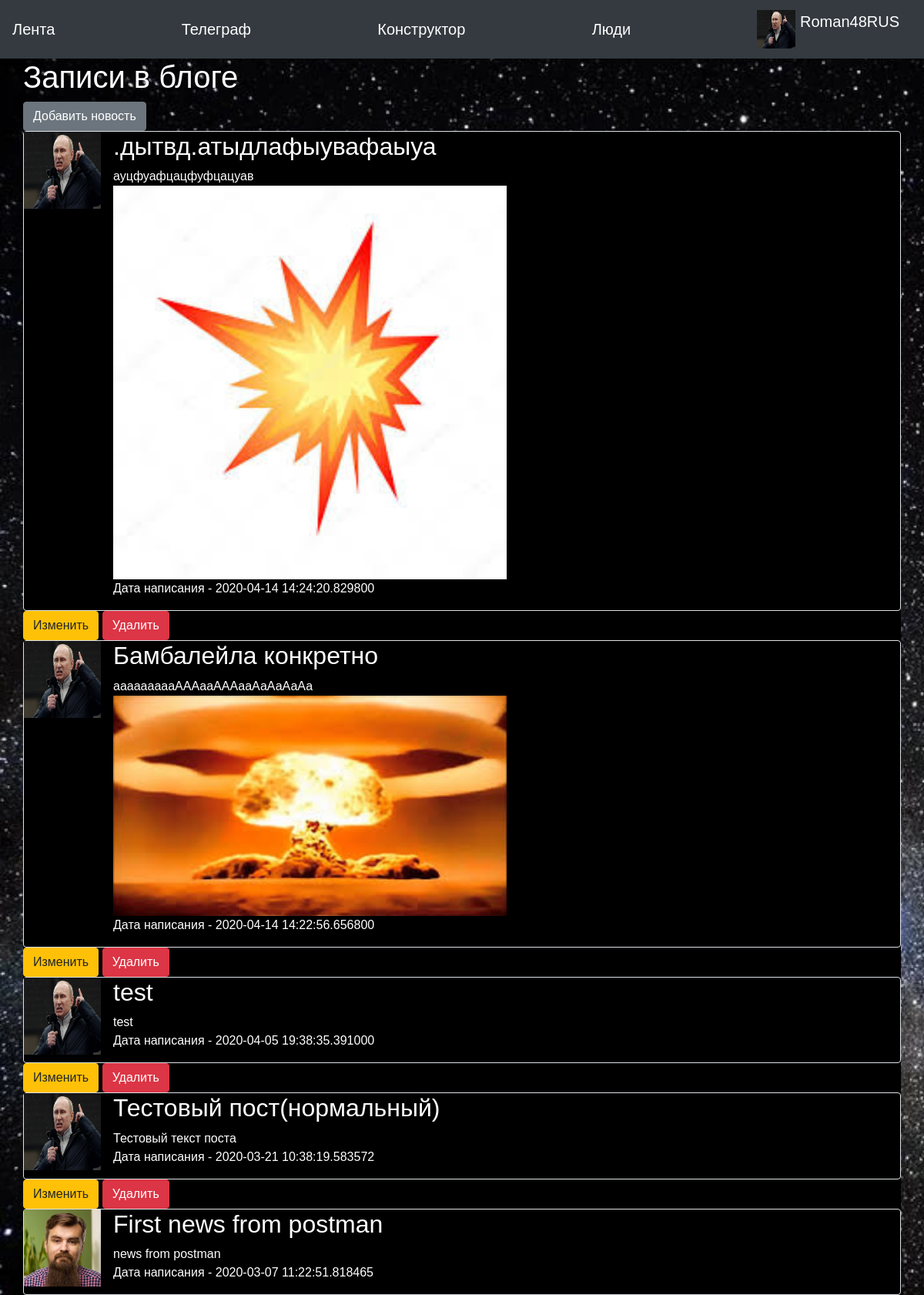
Screenshot of / (signed in) with the database file from the repository.
### data/users.py (models this page shows, shortened)
class User(SqlAlchemyBase, UserMixin, SerializerMixin):
    __tablename__ = 'users'
    id = sqlalchemy.Column(sqlalchemy.Integer,
                           primary_key=True, autoincrement=True)
    name = sqlalchemy.Column(sqlalchemy.String, nullable=True)
    status = sqlalchemy.Column(sqlalchemy.String, nullable=True)
    email = sqlalchemy.Column(sqlalchemy.String,
                              index=True, unique=True, nullable=True)
    hashed_password = sqlalchemy.Column(sqlalchemy.String, nullable=True)
    created_date = sqlalchemy.Column(sqlalchemy.DateTime,
                                     default=datetime.datetime.now)
    friends = sqlalchemy.Column(sqlalchemy.String, nullable=True)
    avatar = sqlalchemy.Column(sqlalchemy.String,
                               default='/static/img/backgrounds/default.png')
    liked_news = sqlalchemy.Column(sqlalchemy.VARCHAR, nullable=True)
    liked_photos = sqlalchemy.Column(sqlalchemy.VARCHAR, nullable=True)
    background = sqlalchemy.Column(sqlalchemy.String, default='/static/img/backgrounds/default.png')
    theme = sqlalchemy.Column(sqlalchemy.Boolean, default=1)
    albums = sqlalchemy.Column(sqlalchemy.VARCHAR)

### data/news.py (models this page shows)
class News(SqlAlchemyBase, SerializerMixin):
    __tablename__ = 'news'
    id = sqlalchemy.Column(sqlalchemy.Integer,
                           primary_key=True, autoincrement=True)
    title = sqlalchemy.Column(sqlalchemy.String, nullable=True)
    content = sqlalchemy.Column(sqlalchemy.String, nullable=True)
    created_date = sqlalchemy.Column(sqlalchemy.DateTime,
                                     default=datetime.datetime.now)
    image = sqlalchemy.Column(sqlalchemy.String, nullable=True)
    is_private = sqlalchemy.Column(sqlalchemy.Boolean, default=True)
    user_id = sqlalchemy.Column(sqlalchemy.Integer,
                                sqlalchemy.ForeignKey("users.id"))
    user = orm.relation('User')

### main.py (the view)
@app.route("/")
def index():
    session = db_session.create_session()
    if current_user.is_authenticated:
        news = session.query(News).filter(
            (News.user == current_user) | (News.is_private != True))
    else:
        news = session.query(News).filter(News.is_private != True)
    return render_template("index.html", news=news, title='Лента', base=get_base())

### data/db_session.py (called while the page is built)
def create_session() -> Session:
    global __factory
    return __factory()

### main.py (called while the page is built)
def get_base():
    base = BaseForm()
    if current_user.is_authenticated:
        base.background = current_user.background
        base.text_color = 'white' if not current_user.theme else 'black'
        base.back = '#0a0a0a' if not current_user.theme else '#f5f5f5'
        base.back_color = 'black' if not current_user.theme else 'white'
    else:
        base.background = ""
        base.text_color = 'black'
        base.back = '#0a0a0a'
        base.back_color = 'white'
    base.js_for_files = url_for("static", filename="js/bs-custom-file-input.js")
    return base

@login_manager.user_loader
def load_user(user_id):
    session = db_session.create_session()
    return session.query(User).get(user_id)

### templates/index.html
{% extends "base.html" %}
{% block content %}
<div class="col ml-xl-8 rounded">
<h1>Записи в блоге</h1>
{% if current_user.is_authenticated %}
<a href="news" class="btn btn-secondary">Добавить новость</a>
{% endif %}
{% for item in news[::-1]%}
<div class="people" >
    <div class="col-md6 border rounded">
        <div class="media">
            <a href="/profile/{{item.user.id}}"> <img src="{{item.user.avatar}}"
                                                      class="align-self-center mr-3" alt="PEP8"
                                                      width="100"
                                                      height="100" title="{{item.user.name}}"> </a>
            <div class="media-body md-0">
                <h2>{{item.title}}</h2>
                <p>
                    {{item.content}} <br>
                    {% if item.image %}
                    <img src="{{item.image}}"
                         class="align-self-center mr-3 w-50"> <br>
                    {% endif %}
                    Дата написания - {{item.created_date}}
                </p>
            </div>
        </div>
    </div>
    {% if current_user.is_authenticated and current_user == item.user %}
    <div>
        <a href="/news/{{ item.id }}" class="btn btn-warning">Изменить</a>
        <a href="/news_delete/{{ item.id }}" class="btn btn-danger">Удалить</a>
    </div>
    {% endif %}
</div>
    {% endfor %}
</div>
    {% endblock %}

### templates/base.html (shortened to what this page needs)
<!doctype html>
<html lang="en">
<head>
    <link rel="stylesheet"
          href="https://stackpath.bootstrapcdn.com/bootstrap/4.4.1/css/bootstrap.min.css"
>
</head>
<body>
<header>
    <nav class="navbar navbar-dark bg-dark">
        <a class="navbar-brand" href="/">Лента</a>
        {% if current_user.is_authenticated %}
        <a class="navbar-brand" href="/messages">Телеграф</a>
        <a class="navbar-brand" href="/construct">Конструктор</a>
        <a class="navbar-brand" href="/people">Люди</a>
        <a class="navbar-brand" href="/profile/{{current_user.id}}">
            <img src={{current_user.avatar}}
                 width="50" height="50"
                 alt="PEP8" class="d-inline-block align-top"> {{current_user.name}}
        </a>
        {% else %}
        <p>
            <a class="btn btn-primary " href="/register">Зарегистрироваться</a>
            <a class="btn btn-success" href="/login">Войти</a>
        </p>
        {% endif %}
    </nav>
</header>
<main role="main" class="container-fluid">
    {% block content %}{% endblock %}
</main>
</body>
</html>

### rows the page displays
User: avatar (picture), name "Roman48RUS"
News: user.avatar (picture), title ".дытвд.атыдлафыувафаыуа", content "ауцфуафцацфуфцацуав", image (picture), created_date "2020-04-14 14:24:20.829800"
News: user.avatar (picture), title "Бамбалейла конкретно", content "аааааааааАААааАААааАаАаАаАа", image (picture), created_date "2020-04-14 14:22:56.656800"
News: user.avatar (picture), title "test", content "test", created_date "2020-04-05 19:38:35.391000"
News: user.avatar (picture), title "Тестовый пост(нормальный)", content "Тестовый текст поста", created_date "2020-03-21 10:38:19.583572"
News: user.avatar (picture), title "First news from postman", content "news from postman", created_date "2020-03-07 11:22:51.818465"
